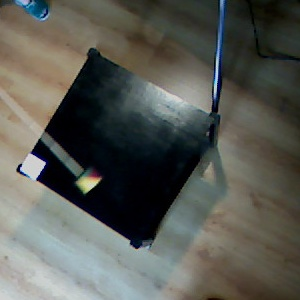
//> input picture concept/img/15fps16.jpg, 300 x 300 px
$ ./find_teams img/15fps16.jpg out.png 3 3 3   (built with g++ and OpenCV 4)
//> lines starting //> are read from the running program, lines starting //| are printed output that depends on the picture; after the words box and inside, x2 and y2 are one past the last pixel; in counts of white or black regions, pixels touching at a corner belong together
### src/debug.hpp
#ifndef DEBUG_H
#define DEBUG_H

#include "amv.h"
#include "defs.hpp"
#include "area.hpp"

void paintPoint(Image img, cv::Point p, cv::Vec3b color);

void debugLine(amv_image_pos p, double angle, Image & img, int len, cv::Vec3b color);
void debugWhite(cv::Mat_<cv::Vec3b> & img, amv_config *config, amv_debug_info* debug);
void debugPrescreen(cv::Mat_<cv::Vec3b> & img, PatchFinder & area, amv_state *state, amv_debug_info* debug);
void debugPatches(cv::Mat_<cv::Vec3b> & img, PatchFinder & area, amv_config *config, amv_debug_info* debug);
void debugTeam(Image& img, const amv_team_data& team);
void debugRobots(cv::Mat_<cv::Vec3b> & img, PatchFinder & area, const amv_vision_data& robots, amv_config* config, amv_debug_info *debug);
void debugMeanshift(amv_debug_info *debug, Image img, amv_config *config);

#endif

### src/array2d.hpp
#ifndef SET_H
#define SET_H

#include <vector>
#include <opencv/cv.h>

template <typename T>
class Array2d {
public:
    Array2d();
    Array2d(int width, int height);

    void resize(int x, int y);
    void resize(cv::Size size);
    void set(int x, int y, T t);
    T get(int x, int y);
    T get(cv::Point p);

    template <typename F>
    // [5 lines left out: function forEach, not called in this run]

private:
    std::vector<T> vec;
    int width;
    int height;
    int getPos(int x, int y);
};


template <typename T>
// [7 lines left out: function getPos, not called in this run]

template <typename T>
Array2d<T>::Array2d(int width, int height) {
    resize(width, height);
}
template <typename T>
Array2d<T>::Array2d() {
}

template <typename T>
// [5 lines left out: function resize, not called in this run]

template <typename T>
void Array2d<T>::resize(cv::Size size) {
    resize(size.width, size.height);
}

template <typename T>
// [5 lines left out: function set, not called in this run]
template <typename T>
// [4 lines left out: function get, not called in this run]
template <typename T>
// [4 lines left out: function get, not called in this run]
#endif

### src/defs.hpp
#ifndef DEFS_H
#define DEFS_H

#include <opencv/cv.h>
typedef cv::Mat_<cv::Vec3b> Image;

#endif

### src/area.hpp
#ifndef AREA_H
#define AREA_H

#include "defs.hpp"
#include "header.h"
#include "array2d.hpp"
#include "pixelset.hpp"
#include "mshift.hpp"
#include "moments.hpp"

#include <vector>

class Patch;
class PatchType;


class PatchFinder {
    template <typename F>
    class PrecomputeFun {
    public:
        Image img;
        F f;
        PatchType* operator()(int x, int y, PatchType* b) {
            return f(img(y, x));
        }
    };
public://TODO make some private
    template <typename F>
    // [6 lines left out: function precompute, not called in this run]
	void preparePixel(cv::Point p);

    Array2d<bool> meanshifted;

    Array2d<PatchType*> precompute_map;
    Array2d<Patch*> area_map;
    Image img;
    Image img_hsv;
    mirosot_vision_config config;
    PatchFinder(mirosot_vision_config config){
        this->config = config;
    }
    void setImages(Image img, Image img_hsv);

    bool isIn(int x, int y);
    void meanShift();
    void getSets();

    static int colorDistance(cv::Vec3b a, cv::Vec3b b);
};

class PatchType {
public:
    typedef bool(*Fun)(cv::Vec3b);
    Fun fun;
    cv::Vec3b color;
	// [5 lines left out: function PatchType, not called in this run]
	~PatchType();

	PatchFinder* map;
	std::vector<Patch*> patches;
	Patch* newPatch();

	void fillLegal(image_pos* pos, int* len);

	int getMinPatchSize();
	int getMaxPatchSize();
};

class Patch {
    cv::Vec3b origin;
public:
    PatchMoments moments;
	PatchType* type;
	Patch(PatchType*t) {
	    type = t;
	}
	bool add(cv::Point p, cv::Point neighbour);
	int getCount();
	bool isLegal();
	cv::Point getMean();
	double getAngle();
};
#endif

### src/amv.h
#ifndef AMV_H
#define AMV_H

#ifdef __cplusplus
extern "C" {
#endif

#if (defined WIN32 || defined _WIN32 || defined WIN64 || defined _WIN64 || defined WINCE)
    #define AMV_EXPORT __declspec(dllexport)
#else
    #define AMV_EXPORT
#endif

#define AMV_MAX_ROBOTS 256

struct AMV_EXPORT amv_image_pos {
    int x;
    int y;
};

struct AMV_EXPORT amv_color_info {
    int hue_min;
    int hue_max;
    int captures_white;
};

struct AMV_EXPORT amv_team_info {
    amv_color_info color;
    int team_size;
};

struct AMV_EXPORT amv_config {
    int height, width;

    struct amv_image_pos* white_points;
    int white_points_len;

    struct amv_image_pos* mask_points;
    int mask_points_len;

    double px_per_cm;

    int meanshift_radius;
    int meanshift_threshold;
    int same_color_distance;

    int black_cutoff;
    struct amv_team_info blue;
    struct amv_team_info yellow;
    struct amv_color_info orange;
    amv_color_info secondary_patches[3];
    int minimum_saturation;
    int white_cutoff;
    char linearize;
};

struct AMV_EXPORT amv_debug_info {
    unsigned char *debug_balance;
    unsigned char *debug_prescreen;
    unsigned char *debug_meanshift;
    int full_meanshift_debug;
    int linear_meanshift;
    int multiple_meanshift;
    unsigned char *debug_patches;
    unsigned char *debug_robots;
    unsigned char *debug_results;
};

struct AMV_EXPORT amv_robot_data {
    struct amv_image_pos position;
    int color[2];
    double angle;
    double certainty;
};

struct AMV_EXPORT amv_team_data {
    int team_len;
    struct amv_robot_data team[AMV_MAX_ROBOTS];
};

struct AMV_EXPORT amv_vision_data {
    struct amv_team_data blue_team;
    struct amv_team_data yellow_team;
    struct amv_image_pos ball_pos;
};

struct AMV_EXPORT amv_state {
    amv_config* config;
    void* state;
};
struct amv_vision_data AMV_EXPORT
    amv_find_teams(
        unsigned char* image,
        struct amv_state* state,
        struct amv_debug_info* debug
    );


void AMV_EXPORT amv_config_init(struct amv_config* config);
void AMV_EXPORT amv_debug_init(struct amv_debug_info*);
void AMV_EXPORT amv_state_new(amv_state& st, struct amv_config& config);

void AMV_EXPORT amv_state_free(struct amv_state* state);

#ifdef __cplusplus
}
#endif

#endif

### src/header.h
#ifndef HEADER_H
#define HEADER_H

#define MAX_ROBOTS 256


struct image_pos {
    int x;
    int y;
};

struct mirosot_vision_config {
    unsigned char* image;
    int height, width;

    image_pos* white_points;
    int white_points_len;


    int meanshift_radius;
    int meanshift_threshold;


    unsigned char *debug_balance;
    unsigned char *debug_meanshift;
};

struct robot_data {
    int team1_len;
    image_pos team1[MAX_ROBOTS];

    int team2_len;
    image_pos team2[MAX_ROBOTS];

    image_pos ball_pos;
};

robot_data find_teams(mirosot_vision_config* config);
void init_config(mirosot_vision_config* config);

#endif

### src/balance.hpp
#ifndef BALANCE_H
#define BALANCE_H

#include "header.h"

#include <opencv/cv.h>
#include <vector>


typedef cv::Mat_<cv::Vec3b> Image;

cv::Vec3b median(const Image& img, image_pos pos, int radius);

cv::Vec3b get_white(std::vector<std::pair<image_pos, cv::Vec3b> > white_points, image_pos pos);

void white_balance(Image* img, mirosot_vision_config* config);

#endif

### concept/tools.h
#ifndef TOOLS_H_
#define TOOLS_H_

#include <opencv/cv.h>
#include <opencv/highgui.h>
#include <cmath>
#include <algorithm>


// [19 lines left out: functions srgb_to_rgb, rgb_to_srgb, not called in this run]

inline cv::Vec3b srgb_to_rgb(cv::Vec3b val){
    return cv::Vec3b(srgb_to_rgb(val[0]), srgb_to_rgb(val[1]), srgb_to_rgb(val[2]));
}

inline cv::Vec3b rgb_to_srgb(cv::Vec3b val){
    return cv::Vec3b(rgb_to_srgb(val[0]), rgb_to_srgb(val[1]), rgb_to_srgb(val[2]));
}

inline int white_correct(cv::Mat_<cv::Vec3b>& img, cv::Point p, int radius){

    // ugly
    cv::Mat_<cv::Vec3b> median = img.clone();
    cv::medianBlur(median, median, radius);
    cv::Vec3b color = median(p);

    int minval = std::min(color[0], std::min(color[1], color[2]));

    std::vector<cv::Mat> v;

    cv::split(img, v);
    for (int i=0;i<3;i++)
        v[i]*=200*1.0/color[i];
    cv::merge(v, img);

    return minval;
}

#endif

### concept/find_teams.cpp
#include <opencv/cv.h>
#include <vector>
#include <opencv/highgui.h>
#include <string>
#include <cmath>


#include <iostream>

#include "tools.h"

using namespace std;
using namespace cv;

cv::Mat_<Vec3b> img;

const int min_pixels = 200;

const int max_x = 1000;
const int max_y = 1000;
bool visited[max_x][max_y];


bool is_black(Vec3b c){
    return c[2]<120;
}
bool is_lil_blue(Vec3b c){
    return !is_black(c) && c[0]>90 && c[0]<110 && c[1]*c[2]>128*128;
}
bool is_blue(Vec3b c){
    if (!is_lil_blue(c)) return false;
    return c[0]>90 && c[0]<110 && c[1]*c[2]>128*128;
}
bool is_lil_yellow(Vec3b c){
    return !is_black(c) && c[0]>15 && c[0]<40;// && c[1]*c[2]>128*128/2;
}
bool is_yellow(Vec3b c){
    if (!is_lil_yellow(c)) return false;
    return c[0]>25 && c[0]<35;
}

bool is_orange(Vec3b c){
    return c[0]>5 && c[0]<15 && c[1]*c[2]>128*128;
}

// SLOOOOOOOOOOOOOW & BUGGY
struct Deming {
    vector<Point> v;
    void add(Point p){
        v.push_back(p);
    }
    Point getMean(){
        int n = v.size();
        long long int x=0, y=0;
        for (int i=0;i<n;i++){
            x+=v[i].x;
            y+=v[i].y;
        }
        x/=n;
        y/=n;
        return Point(x, y);
    }

    double get(){
        Point mean = getMean();
        int n = v.size();
        double vx=0, vy=0, cov=0;
        for (int i=0;i<n;i++){
            Point p = v[i];
            vx+=(p.x-mean.x)*(p.x-mean.x);
            vy+=(p.y-mean.y)*(p.y-mean.y);
            cov+=(p.x-mean.x)*(p.y-mean.y);
        }
        vx/=n-1;
        vy/=n-1;
        cov/=n-1;

        double beta1 = (vy - vx + sqrt((vy-vx)*(vy-vx)+4*cov*cov))/(2*cov);
        return beta1;
    }
};

void draw_line(Mat_<Vec3b>& im, Vec3b color, Point where, double regression){


    for (double i=0;true;i+=0.01){
        Point p(where.x+i, where.y+i*regression);
        Point d=where-p;
        if (d.x*d.x+d.y*d.y > 1600)
            return;
        if (p.x<0 || p.y<0 || p.x>=im.cols || p.y>=im.rows)
            return;
        im(p) = color;
    }

}

int absi(int i){
    if (i<0) return -i;
    return i;
}
int absz(int i, int j){ return absi(i-j);}


Deming getRobot(Point p0, bool yellow, int& pixels) {
    int i=0;
    vector<Point> v;
    v.push_back(p0);
    Deming m;
    while (!v.empty()) {
        i++;
        cv::Point p = v.back();
        v.pop_back();
        if (visited[p.x][p.y])
            continue;

        visited[p.x][p.y]=true;
        m.add(p);

        //std::cout<<p.x<<" "<<p.y<<":"<<b+0<<" "<<g+0<<" "<<r+0<<"|"<<std::endl;
        if ( (
            (yellow && is_lil_yellow(img(p.y, p.x))) ||
            (!yellow && is_lil_blue(img(p))))&&
            p.x>0 && p.y > 0 && p.x < img.cols-1 && p.y < img.rows-1
        ) {
            v.push_back(cv::Point(p.x-1, p.y-1));
            v.push_back(cv::Point(p.x-1, p.y));
            v.push_back(cv::Point(p.x-1, p.y+1));
            v.push_back(cv::Point(p.x, p.y-1));
            v.push_back(cv::Point(p.x, p.y));
            v.push_back(cv::Point(p.x, p.y+1));
            v.push_back(cv::Point(p.x+1, p.y-1));
            v.push_back(cv::Point(p.x+1, p.y));
            v.push_back(cv::Point(p.x+1, p.y+1));
        }
    }
    pixels=i;
    return m;
}

int main(int argc, char**argv){
    if (argc<6){
        cout<<"usage: in_file out_file white_x white_y white_radius"<<endl;
        return 1;
    }
    cv::Mat_<Vec3b> img0 = cv::imread(std::string(argv[1]));
//> img0 is the input picture: 300 rows x 300 cols, CV_8UC3; mean B, G, R 84.1, 90.3, 88.7
    Point white_point = Point(atoi(argv[3]), atoi(argv[4]));
//> white_point = Point(3, 3)
    white_correct(img0, white_point, atoi(argv[5]));
//> in white_correct, `cv::Vec3b color = median(p);`: color = [53, 51, 44]
//> in white_correct, `int minval = std::min(color[0], std::min(color[1], color[2]));`: minval = 44
//> in white_correct, `cv::split(img, v);`:
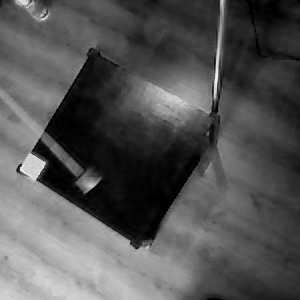
//> v[0]: 300 rows x 300 cols, CV_8UC1; min 0, max 247, mean 84.1
//> in white_correct, `cv::split(img, v);`:
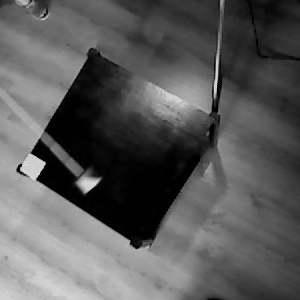
//> v[1]: 300 rows x 300 cols, CV_8UC1; min 0, max 220, mean 90.3
//> in white_correct, `cv::split(img, v);`:
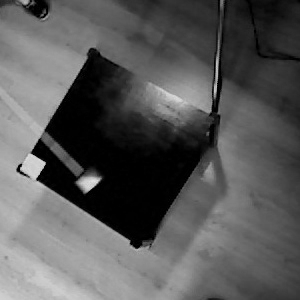
//> v[2]: 300 rows x 300 cols, CV_8UC1; min 0, max 226, mean 88.7
//> in white_correct, `cv::merge(v, img);`:
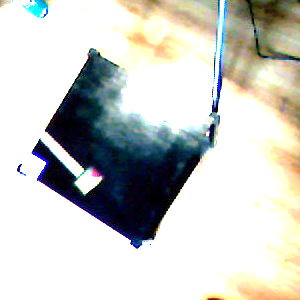
//> img: 300 rows x 300 cols, CV_8UC3; mean B, G, R 198.8, 203.4, 201.7

    img = (Mat_<Vec3b>)img0.clone();
    cv::Mat_<Vec3b> img_out = (Mat_<Vec3b>)img0.clone();
    std::vector<cv::Point> yellow, blue, orange;


    cvtColor(img, img, CV_BGR2HSV);
//> img: 300 rows x 300 cols, CV_8UC3; mean H, S, V 28.5, 53.5, 211

    for (int y=0;y<img.rows;y++) {
        for (int x=0;x<img.cols;x++) {
            Vec3b px = img.at<Vec3b>(y, x);
            if (is_black(px))
                continue;
            if (is_yellow(px)){
                yellow.push_back(Point(x, y));
            }
            if (is_blue(px)){
                blue.push_back(Point(x, y));
            }
            if (is_orange(px)){
                orange.push_back(Point(x, y));
            }
        }

    }
//> after the loop, yellow = 10296 Points (x, y), first 12: [8, 0], [50, 0], [51, 0], [52, 0], [53, 0], [54, 0], [55, 0], [56, 0], [57, 0], [58, 0], [59, 0], [63, 0]; blue = 922 Points (x, y), first 12: [31, 0], [34, 0], [35, 0], [36, 0], [37, 0], [38, 0], [39, 0], [40, 0], [41, 0], [42, 0], [43, 0], [219, 0]; orange = 627 Points (x, y), first 12: [48, 0], [129, 0], [131, 0], [132, 0], [135, 0], [137, 0], [130, 1], [132, 1], [134, 1], [135, 1], [124, 3], [122, 4]


    for (int yell=0; yell<2; yell++) {
        vector<Point> v;
        if (yell)
            v=yellow;
        else
            v=blue;
        for (int i=0;i<v.size();i++){
            int pixels;
            Deming m = getRobot(v[i], yell, pixels);
            if (pixels < min_pixels) continue;
            double b = m.get();
            Point c = m.getMean();
            draw_line(img_out, Vec3b(0, 0, 255), c, b);
        }
    }
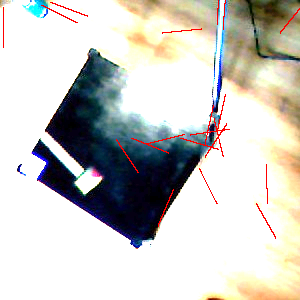
//> img_out: 300 rows x 300 cols, CV_8UC3; 1.02% of pixels changed, all inside (x1, y1, x2, y2) = (3, 0, 300, 239)


    for (int y=0;y<img.rows;y++) {
        for (int x=0;x<img.cols;x++) {
            Vec3b& c = img_out(y, x);
            if (!visited[x][y])
                continue;
            if (c==Vec3b(0, 0, 255))
                continue;

            c = Vec3b(0, 0, 0);
        }

    }

    for (int i=0;i<yellow.size();i++){
        img_out(yellow[i])=Vec3b(0, 255, 255);
    }
    for (int i=0;i<blue.size();i++){
        img_out(blue[i])=Vec3b(255, 0, 0);
    }
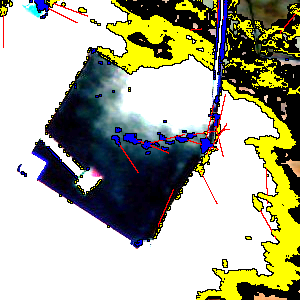
//> img_out: 300 rows x 300 cols, CV_8UC3; mean B, G, R 150.8, 174.5, 174

    for (int i=0;i<orange.size();i++){
        img_out(orange[i])=Vec3b(255, 255, 255);
    }
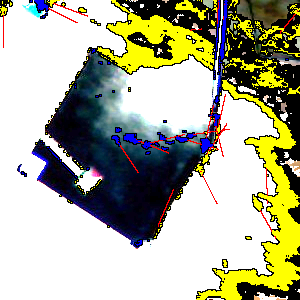
//> img_out: 300 rows x 300 cols, CV_8UC3; 0.7% of pixels changed, all inside (x1, y1, x2, y2) = (0, 0, 300, 300)

    img_out(white_point)=Vec3b(0, 0, 255);
//> img_out: 300 rows x 300 cols, CV_8UC3; 1 pixels changed, all inside (x1, y1, x2, y2) = (3, 3, 4, 4)

    cv::imwrite(std::string(argv[2]), img_out);

}
